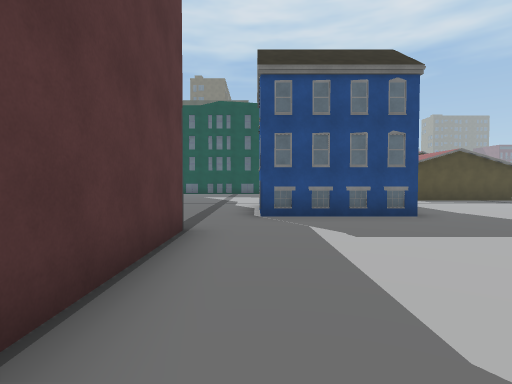
view 1 (above)

24 first-person views from a walk through a Unity game level. The camera is 1.5 m above the floor, tilts 2° down and sees 80° across. The floor is counted in squares, 2 m on a side. Each view is taken from the middle of a square. On the plan, view 1 faces up. The plan holds only what a view shows up to about 10 squares ahead; the rest is blank. The place goes on beyond the plan. The player character is not drawn. Some surface patterns are stand-ins.

view 2
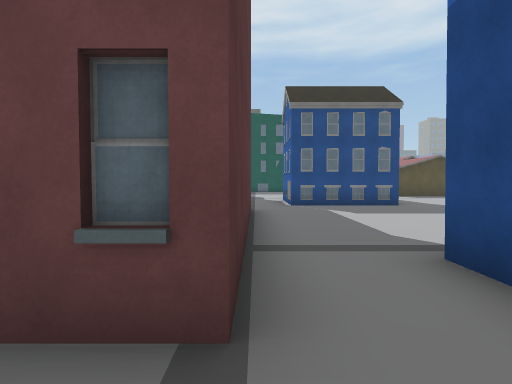

view 3
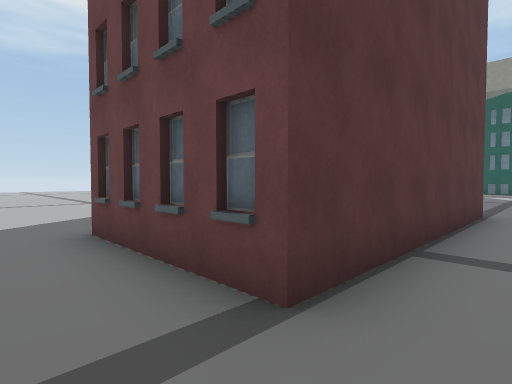

view 4
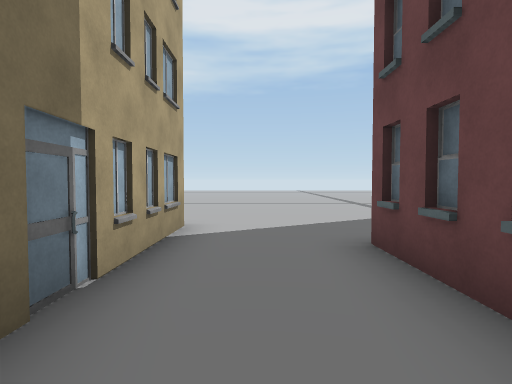

view 5
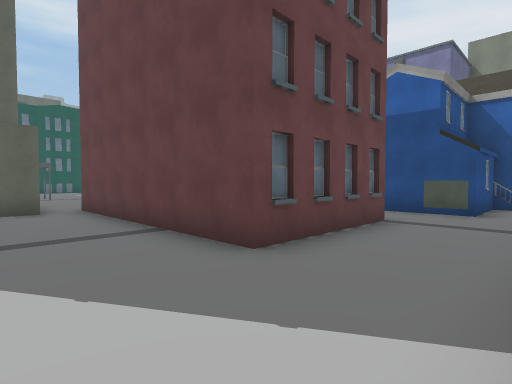

view 6
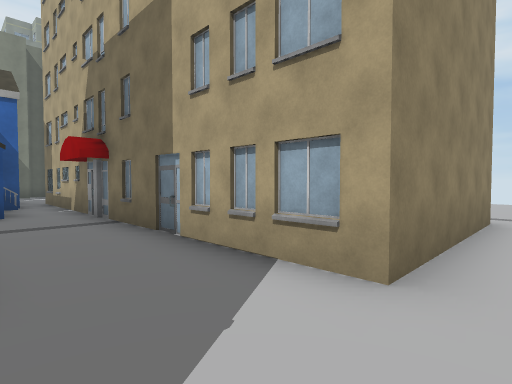

view 7
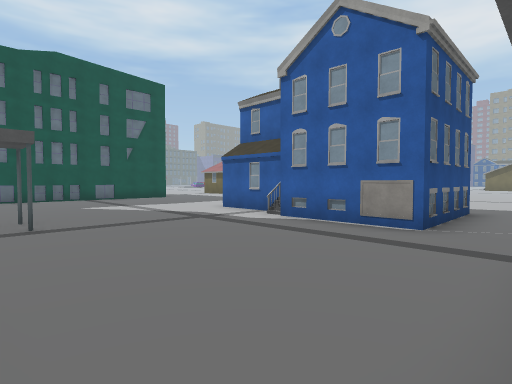

view 8
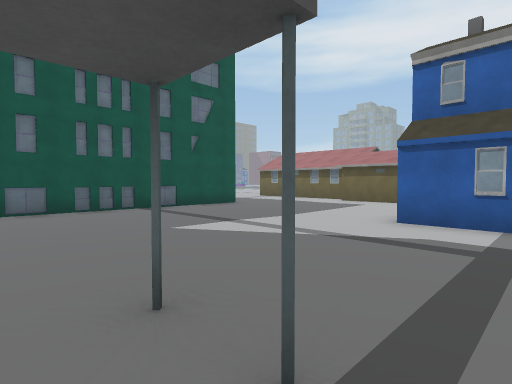

view 9
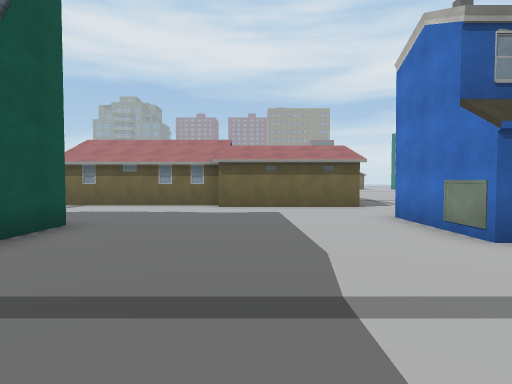

view 10
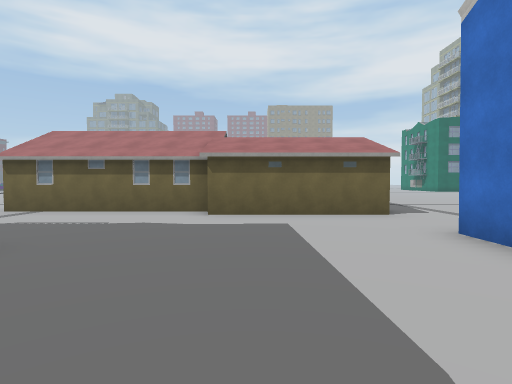

view 11
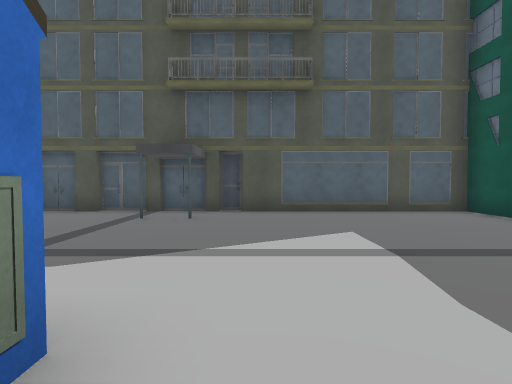

view 12
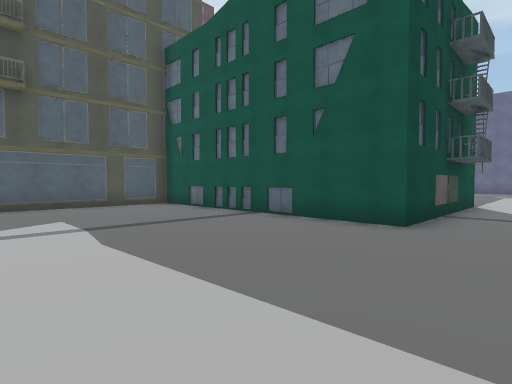

view 13
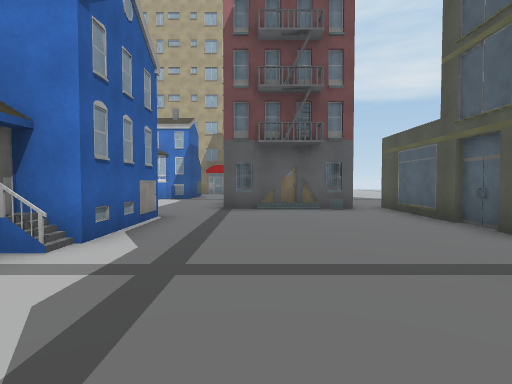

view 14
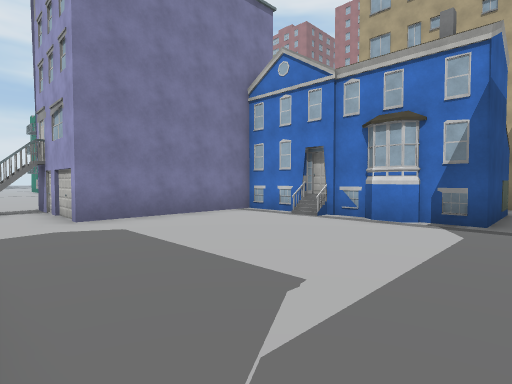

view 15
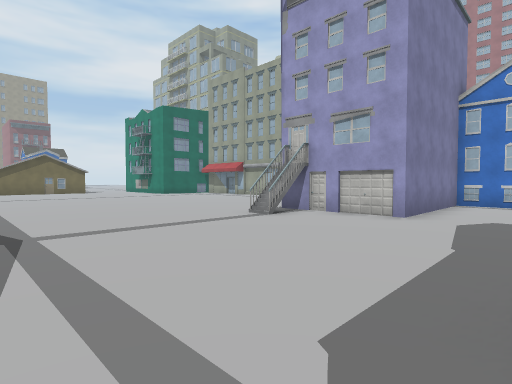

view 16
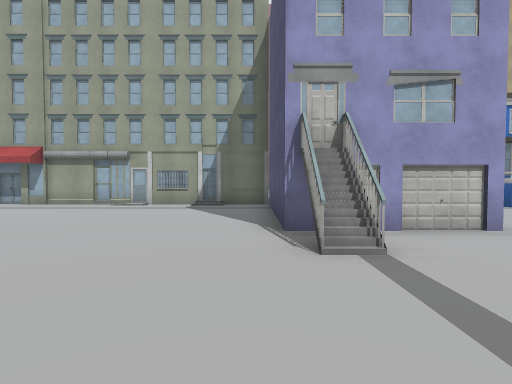

view 17
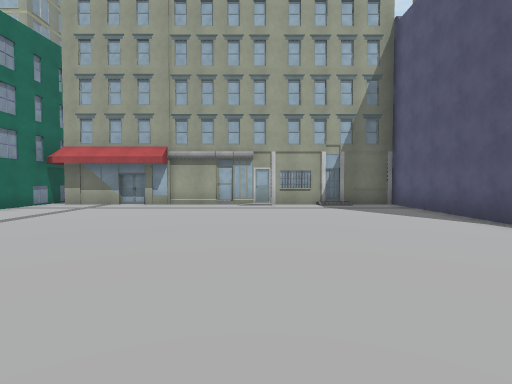

view 18
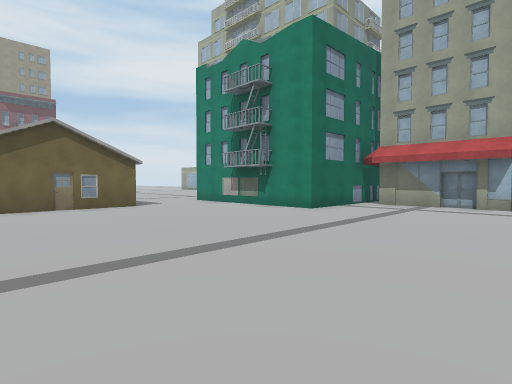

view 19
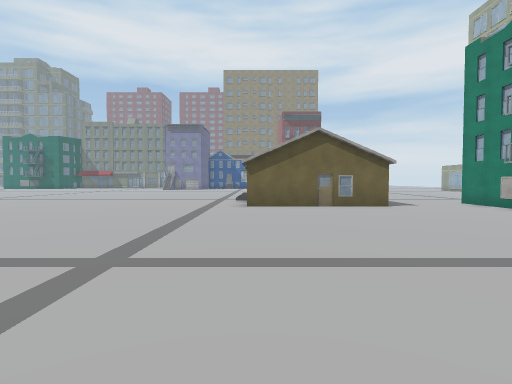

view 20
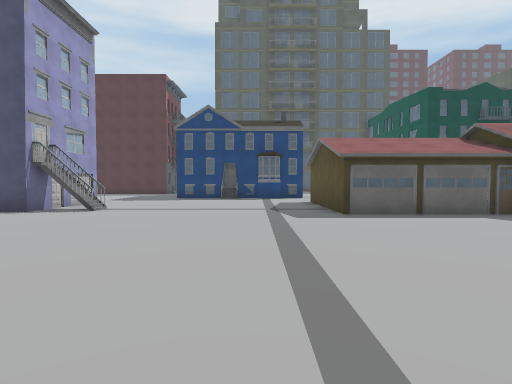

view 21
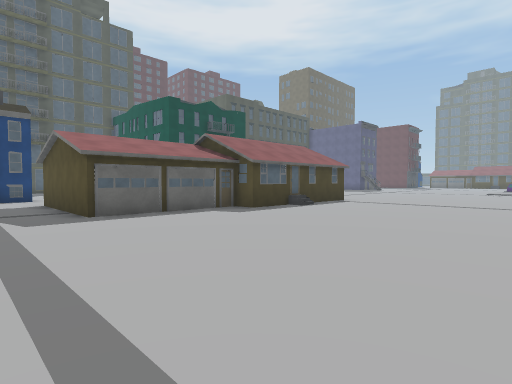

view 22
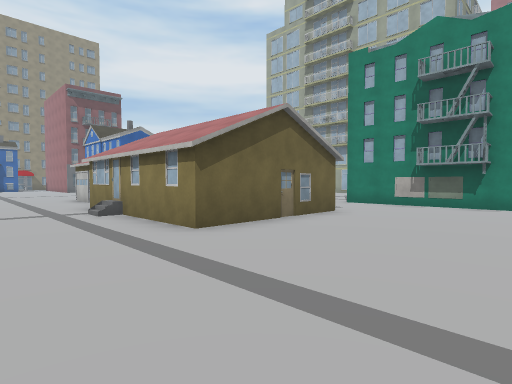

view 23
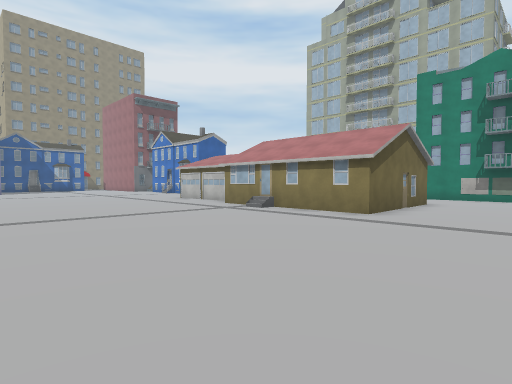

view 24
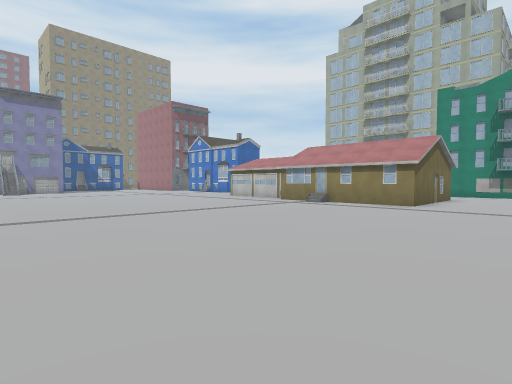

### Floor plan
Key: @ floor where view 1 was taken; # wall or solid block; . main floor; : floor 0.5 m higher than the main floor; = window, fence, low wall or low ledge; B building.
Columns run from 7 left of view 1 to 34 right of it. Each row starts with its distance up from view 1.
 20          #. ..#     ....
 19          #....#    .....     ......
 18  #...B........#   B.....     .............
 17  #............#   ......     .............
 16  #...........##  #......     ............
 15  #...........#   #.......    .............
 14  #...........#   #.......    .............
 13  #...........#   #.......  ..............
 12  #......B##..#####....... ..............
 11  #......## ..............................
 10  #......#  ..............................
  9  #.....##  B....................#####B..
  8  #.....##  .....................#
  7  #.....####.....................#
  6  #..............=...............#
  5  #..............#...............#
  4  ..  ##.......###.................
  3  ..   #.......###.................
  2  ..   #.......###...........######
  1 ...   #.......###...........#
  0 ...   #@###:### #...........#
 -1 ...####.#        B###########
 -2 .....B..#
 -3 ..........B#
 -4 ..##..##.#B#
 -5 .##
 -6 .#
 -7 .#
 -8  #
 -9  .
-10  .
-11  .

Positions as (right, up) in squares from view 1, and headings:
1: (0, 0), facing up
2: (-1, -3), facing up
3: (0, -3), facing up-left
4: (-1, -3), facing left
5: (-7, -4), facing up-right
6: (-7, -2), facing down-right
7: (-5, 5), facing up-right
8: (-5, 10), facing up-right
9: (-3, 15), facing right
10: (-1, 15), facing right
11: (2, 13), facing left
12: (4, 13), facing up-left
13: (-2, 13), facing down
14: (0, 6), facing down-right
15: (4, 11), facing down-right
16: (10, 9), facing down
17: (14, 9), facing down
18: (16, 9), facing down-right
19: (16, 9), facing right
20: (17, 10), facing left
21: (17, 10), facing up-left
22: (21, 12), facing down-right
23: (22, 16), facing down-right
24: (22, 19), facing down-right
